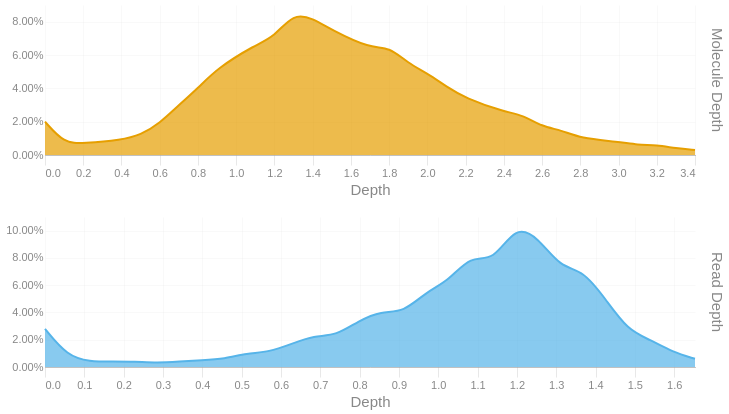

Source (notebook cell):
### Code cell
readdep = depth_hist(tb['Read Depth'], q99, 3)
readdep = readdep.with_columns(pl.lit('Read Depth').alias('Metric'))
if not SKIPLR:
    moldep = depth_hist(tb['Molecule Depth'], mol_q99, 1)
    moldep = moldep.with_columns(pl.lit('Molecule Depth').alias('Metric'))
    _hist = pl.concat([readdep, moldep])
    _hist = _hist.filter(pl.col('Proportion') != 0)
    with SafeRender(_hist):
        (
            alt.Chart(_hist)        
            .mark_area(interpolate = "basis")
            .encode(
                x=alt.X('Bin:Q').scale(domainMin=0).axis(alt.Axis(title='Depth')),
                y = alt.Y('Proportion:Q', title = None).axis(format = '.2%'),
                color = alt.Color('Metric:N').legend(None),
                row = alt.Row("Metric:N").header(title = None, labelOrient = 'right'),
                tooltip = [
                    alt.Tooltip("Metric:N", title = "Metric"),
                    alt.Tooltip('Interval:N', title = "Depth Interval"),
                    alt.Tooltip('Proportion:Q', title = "% Alignments").format('.2%')
                ]
            )
            .resolve_scale(x='independent', y='independent')
            .properties(
                height = 150, width = 650,
                usermeta={'embedOptions': {'downloadFileName': f'{samplename}.depth.hist'}}
            )
        ).display()
else:
    readdep = readdep.filter(pl.col('Proportion') != 0)
    with SafeRender(readdep):
        (
            alt.Chart(readdep)        
            .mark_area(interpolate = "basis")
            .encode(
                x=alt.X('Bin:Q').scale(domainMin=0).axis(alt.Axis(title='Depth')),
                y = alt.Y('Proportion:Q', title = None).axis(format = '.2%'),
                tooltip = [
                    alt.Tooltip('Interval:N', title = "Depth Interval"),
                    alt.Tooltip('Proportion:Q', title = "% Alignments").format('.2%')
                ]
            )
            .properties(
                usermeta={'embedOptions': {'downloadFileName': f'{samplename}.depth.hist'}}
            )
        ).display()

### Figure 1 — Vega-Lite specification as saved in the notebook (floating-point values rounded to 4 significant figures)
{"width": 650, "height": 150, "config": {"title": {"anchor": "start", "dy": -15, "fontSize": 18, "color": "#888888", "subtitleColor": "#888888", "subtitleFontSize": 14}, "arc": {"fill": "#0072B2"}, "axis": {"domainColor": "#888888", "domainWidth": 0.5, "gridWidth": 0.2, "grid": false, "titleFontWeight": 400, "titleFontSize": 15, "labelFontSize": 11, "labelColor": "#888888", "tickColor": "#888888", "tickWidth": 0.2, "titleColor": "#888888"}, "axisBand": {"grid": false}, "axisX": {"grid": true, "tickSize": 10, "domainCap": "round"}, "axisY": {"domain": false, "grid": true, "tickSize": 0, "domainCap": "round"}, "background": "transparent", "header": {"labelFontSize": 15, "labelColor": "#888888", "titleFontSize": 15, "titleFontWeight": 600, "titleColor": "#888888"}, "legend": {"labelFont": "sans-serif", "labelFontSize": 12, "labelColor": "#888888", "symbolSize": 100, "symbolType": "circle", "titleFontSize": 12, "titlePadding": 10, "titleColor": "#888888", "title": null}, "range": {"category": ["#E69F00", "#56B4E9", "#009E73", "#F0E442", "#0072B2", "#D55E00", "#CC79A7", "#000000"], "diverging": ["#cfe8f3", "#a2d4ec", "#73bfe2", "#46abdb", "#1696d2", "#12719e"]}, "area": {"fill": "#0072B2", "fillOpacity": 0.7, "line": true, "strokeOpacity": 0.7}, "line": {"color": "#0072B2", "stroke": "#0072B2", "strokeWidth": 2}, "trail": {"color": "#0072B2", "stroke": "#0072B2", "strokeWidth": 0, "size": 1}, "point": {"filled": true, "fillOpacity": 1.0, "size": 95}, "text": {"color": "#888888", "fontSize": 11, "align": "right", "fontWeight": 400, "size": 11}, "bar": {"fill": "#0072B2", "stroke": null}, "view": {"stroke": null, "continuousWidth": 660, "continuousHeight": 400}}, "data": {"name": "data-2528e04bdf3e3f013c7195631ece1dec"}, "mark": {"type": "area", "interpolate": "basis"}, "encoding": {"color": {"field": "Metric", "legend": null, "type": "nominal"}, "row": {"field": "Metric", "header": {"title": null, "labelOrient": "right"}, "type": "nominal"}, "tooltip": [{"field": "Metric", "title": "Metric", "type": "nominal"}, {"field": "Interval", "title": "Depth Interval", "type": "nominal"}, {"field": "Proportion", "format": ".2%", "title": "% Alignments", "type": "quantitative"}], "x": {"axis": {"title": "Depth"}, "field": "Bin", "scale": {"domainMin": 0}, "type": "quantitative"}, "y": {"axis": {"format": ".2%"}, "field": "Proportion", "title": null, "type": "quantitative"}}, "resolve": {"scale": {"x": "independent", "y": "independent"}}, "usermeta": {"embedOptions": {"downloadFileName": "S6_Altamaha_3974.depth.hist"}}, "$schema": "https://vega.github.io/schema/vega-lite/v6.1.0.json", "datasets": {"data-2528e04bdf3e3f013c7195631ece1dec": [{"Bin": 0.0, "Interval": "0.0-0.057", "Proportion": 0.028, "Metric": "Read Depth"}, {"Bin": 0.057, "Interval": "0.057-0.114", "Proportion": 0.008, "Metric": "Read Depth"}, {"Bin": 0.114, "Interval": "0.114-0.171", "Proportion": 0.004, "Metric": "Read Depth"}, {"Bin": 0.171, "Interval": "0.171-0.228", "Proportion": 0.004, "Metric": "Read Depth"}, {"Bin": 0.228, "Interval": "0.228-0.285", "Proportion": 0.004, "Metric": "Read Depth"}, {"Bin": 0.285, "Interval": "0.285-0.342", "Proportion": 0.003, "Metric": "Read Depth"}, {"Bin": 0.342, "Interval": "0.342-0.399", "Proportion": 0.004, "Metric": "Read Depth"}, {"Bin": 0.399, "Interval": "0.399-0.456", "Proportion": 0.005, "Metric": "Read Depth"}, {"Bin": 0.456, "Interval": "0.456-0.513", "Proportion": 0.006, "Metric": "Read Depth"}, {"Bin": 0.513, "Interval": "0.513-0.57", "Proportion": 0.01, "Metric": "Read Depth"}, {"Bin": 0.57, "Interval": "0.57-0.627", "Proportion": 0.011, "Metric": "Read Depth"}, {"Bin": 0.627, "Interval": "0.627-0.684", "Proportion": 0.017, "Metric": "Read Depth"}, {"Bin": 0.684, "Interval": "0.684-0.741", "Proportion": 0.023, "Metric": "Read Depth"}, {"Bin": 0.741, "Interval": "0.741-0.798", "Proportion": 0.023, "Metric": "Read Depth"}, {"Bin": 0.798, "Interval": "0.798-0.855", "Proportion": 0.034, "Metric": "Read Depth"}, {"Bin": 0.855, "Interval": "0.855-0.912", "Proportion": 0.041, "Metric": "Read Depth"}, {"Bin": 0.912, "Interval": "0.912-0.969", "Proportion": 0.04, "Metric": "Read Depth"}, {"Bin": 0.969, "Interval": "0.969-1.026", "Proportion": 0.055, "Metric": "Read Depth"}, {"Bin": 1.026, "Interval": "1.026-1.083", "Proportion": 0.063, "Metric": "Read Depth"}, {"Bin": 1.083, "Interval": "1.083-1.14", "Proportion": 0.082, "Metric": "Read Depth"}, {"Bin": 1.14, "Interval": "1.14-1.197", "Proportion": 0.077, "Metric": "Read Depth"}, {"Bin": 1.197, "Interval": "1.197-1.254", "Proportion": 0.104, "Metric": "Read Depth"}, {"Bin": 1.254, "Interval": "1.254-1.311", "Proportion": 0.095, "Metric": "Read Depth"}, {"Bin": 1.311, "Interval": "1.311-1.368", "Proportion": 0.073, "Metric": "Read Depth"}, {"Bin": 1.368, "Interval": "1.368-1.425", "Proportion": 0.071, "Metric": "Read Depth"}, {"Bin": 1.425, "Interval": "1.425-1.482", "Proportion": 0.05, "Metric": "Read Depth"}, {"Bin": 1.482, "Interval": "1.482-1.539", "Proportion": 0.027, "Metric": "Read Depth"}, {"Bin": 1.539, "Interval": "1.539-1.596", "Proportion": 0.02, "Metric": "Read Depth"}, {"Bin": 1.596, "Interval": "1.596-1.653", "Proportion": 0.011, "Metric": "Read Depth"}, {"Bin": 1.653, "Interval": "1.653-1.71", "Proportion": 0.006, "Metric": "Read Depth"}, {"Bin": 0.0, "Interval": "0.0-0.1", "Proportion": 0.02, "Metric": "Molecule Depth"}, {"Bin": 0.1, "Interval": "0.1-0.2", "Proportion": 0.007, "Metric": "Molecule Depth"}, {"Bin": 0.2, "Interval": "0.2-0.4", "Proportion": 0.007, "Metric": "Molecule Depth"}, {"Bin": 0.4, "Interval": "0.4-0.5", "Proportion": 0.009, "Metric": "Molecule Depth"}, {"Bin": 0.5, "Interval": "0.5-0.6", "Proportion": 0.012, "Metric": "Molecule Depth"}, {"Bin": 0.6, "Interval": "0.6-0.7", "Proportion": 0.019, "Metric": "Molecule Depth"}, {"Bin": 0.7, "Interval": "0.7-0.8", "Proportion": 0.03, "Metric": "Molecule Depth"}, {"Bin": 0.8, "Interval": "0.8-0.9", "Proportion": 0.04, "Metric": "Molecule Depth"}, {"Bin": 0.9, "Interval": "0.9-1.1", "Proportion": 0.052, "Metric": "Molecule Depth"}, {"Bin": 1.1, "Interval": "1.1-1.2", "Proportion": 0.066, "Metric": "Molecule Depth"}, {"Bin": 1.2, "Interval": "1.2-1.3", "Proportion": 0.071, "Metric": "Molecule Depth"}, {"Bin": 1.3, "Interval": "1.3-1.4", "Proportion": 0.085, "Metric": "Molecule Depth"}, {"Bin": 1.4, "Interval": "1.4-1.5", "Proportion": 0.082, "Metric": "Molecule Depth"}, {"Bin": 1.5, "Interval": "1.5-1.7", "Proportion": 0.075, "Metric": "Molecule Depth"}, {"Bin": 1.7, "Interval": "1.7-1.8", "Proportion": 0.064, "Metric": "Molecule Depth"}, {"Bin": 1.8, "Interval": "1.8-1.9", "Proportion": 0.065, "Metric": "Molecule Depth"}, {"Bin": 1.9, "Interval": "1.9-2.0", "Proportion": 0.055, "Metric": "Molecule Depth"}, {"Bin": 2.0, "Interval": "2.0-2.1", "Proportion": 0.049, "Metric": "Molecule Depth"}, {"Bin": 2.1, "Interval": "2.1-2.2", "Proportion": 0.041, "Metric": "Molecule Depth"}, {"Bin": 2.2, "Interval": "2.2-2.4", "Proportion": 0.034, "Metric": "Molecule Depth"}, {"Bin": 2.4, "Interval": "2.4-2.5", "Proportion": 0.026, "Metric": "Molecule Depth"}, {"Bin": 2.5, "Interval": "2.5-2.6", "Proportion": 0.024, "Metric": "Molecule Depth"}, {"Bin": 2.6, "Interval": "2.6-2.7", "Proportion": 0.017, "Metric": "Molecule Depth"}, {"Bin": 2.7, "Interval": "2.7-2.8", "Proportion": 0.015, "Metric": "Molecule Depth"}, {"Bin": 2.8, "Interval": "2.8-3.0", "Proportion": 0.01, "Metric": "Molecule Depth"}, {"Bin": 3.0, "Interval": "3.0-3.1", "Proportion": 0.008, "Metric": "Molecule Depth"}, {"Bin": 3.1, "Interval": "3.1-3.2", "Proportion": 0.006, "Metric": "Molecule Depth"}, {"Bin": 3.2, "Interval": "3.2-3.3", "Proportion": 0.006, "Metric": "Molecule Depth"}, {"Bin": 3.3, "Interval": "3.3-3.4", "Proportion": 0.004, "Metric": "Molecule Depth"}, {"Bin": 3.4, "Interval": "3.4-3.54", "Proportion": 0.003, "Metric": "Molecule Depth"}]}}
